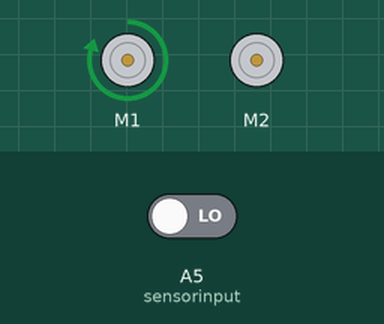
Bench run of a sketch on a simulated Arduino Uno, built with avr-gcc and run on an emulated ATmega328P. Parts: 2 × DC motor (green arrow = forward, orange = backward, longer = faster). The test bench sets the inputs (shaded band); at power-on: A5 (sensorinput) LOW.

Above: at 4.8 s.
4.9 s: A5 (sensorinput) driven HIGH
At 7.1 s:
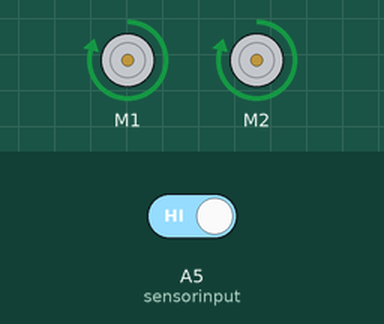
7.6 s: A5 (sensorinput) driven LOW
At 8.2 s:
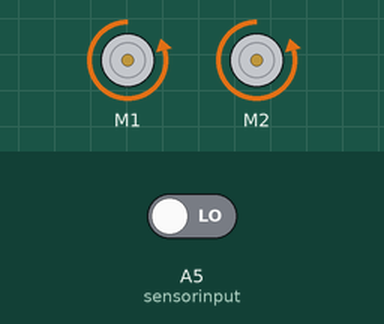
At 9.4 s:
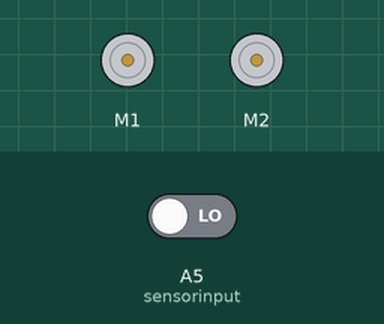
Timing chart, 0 to 18.3 s (numbered marks = the images above; inputs shaded):
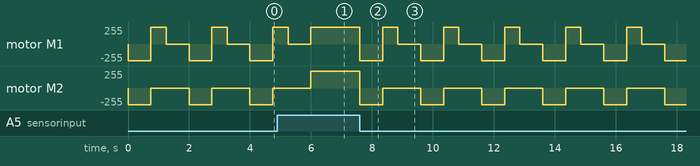

Measured:
- after the input at 7.6 s, motor M1: forward 250/255 → backward 250/255 at once, then repeats every 2.0 s: forward 250/255 0.50 s, stopped 0.75 s, backward 250/255 0.75 s; motor M2: alternates backward 250/255 for 0.75 s and stopped for 1.3 s, starting at once
- by itself, motor M1: repeats every 2.0 s: forward 250/255 0.50 s, stopped 0.75 s, backward 250/255 0.75 s
- by itself, motor M2: alternates backward 250/255 for 0.75 s and stopped for 1.3 s

The sketch:

Rc_sensor_car_with_motor_sheild.ino
```cpp
#include <AFMotor.h>

AF_DCMotor motor1(1, MOTOR12_1KHZ); // create motor #2, 64KHz pwm
AF_DCMotor motor2(2, MOTOR12_1KHZ);

const int sensorinput = A5;
int sensorvalue = 0;

void setup() {
  // put your setup code here, to run once:
pinMode(sensorinput, INPUT);

    motor1.setSpeed(250);     // set the speed to 200/255
    motor2.setSpeed(250);

}

void loop() {
  // put your main code here, to run repeatedly:
sensorvalue = digitalRead(sensorinput);

 if (sensorvalue == HIGH)
    {
          motor1.run(FORWARD);
          motor2.run(FORWARD);
}

else {
          motor1.run(BACKWARD);
          motor2.run(BACKWARD);
          delay(750);
          motor1.run(FORWARD);
          motor2.run(RELEASE);
          delay(500);
          motor1.run(RELEASE);
          motor2.run(RELEASE);
          delay(750);
}
}
```
